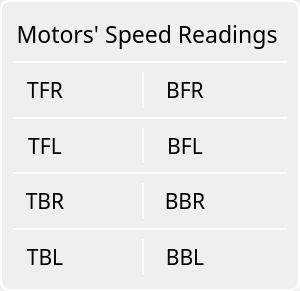
     <widget class="QGroupBox" name="MotorsGroup">
      <property name="geometry">
       <rect>
        <x>20</x>
        <y>74</y>
        <width>300</width>
        <height>291</height>
       </rect>
      </property>
      <property name="styleSheet">
       <string notr="true">border: 2px solid white;
border-radius: 9px;</string>
      </property>
      <layout class="QVBoxLayout" name="verticalLayout_7">
       <item>
        <widget class="QLabel" name="label_7">
         <property name="maximumSize">
          <size>
           <width>16777215</width>
           <height>60</height>
          </size>
         </property>
         <property name="font">
          <font>
           <family>Sitka Text</family>
           <pointsize>17</pointsize>
           <weight>9</weight>
           <italic>false</italic>
           <bold>false</bold>
          </font>
         </property>
         <property name="layoutDirection">
          <enum>Qt::LeftToRight</enum>
         </property>
         <property name="styleSheet">
          <string notr="true">font: 75 17pt &quot;Sitka Text&quot;;



border-top: 0px solid white;
border-left: 0px solid white;
border-right: 0px solid white;
border-bottom: 0px solid white;


</string>
         </property>
         <property name="text">
          <string>Motors' Speed Readings </string>
         </property>
         <property name="alignment">
          <set>Qt::AlignCenter</set>
         </property>
        </widget>
       </item>
       <item>
        <widget class="QLabel" name="label_5">
         <property name="maximumSize">
          <size>
           <width>16777215</width>
           <height>2</height>
          </size>
         </property>
         <property name="text">
          <string/>
         </property>
        </widget>
       </item>
       <item>
        <layout class="QGridLayout" name="TFR_BFR">
         <item row="0" column="2">
          <widget class="QLabel" name="BFRlabel">
           <property name="maximumSize">
            <size>
             <width>16777215</width>
             <height>9999999</height>
            </size>
           </property>
           <property name="font">
            <font>
             <family>Sitka Text</family>
             <pointsize>16</pointsize>
             <weight>9</weight>
             <italic>false</italic>
             <bold>false</bold>
            </font>
           </property>
           <property name="styleSheet">
            <string notr="true">border-top: 0px solid white;
border-left: 0px solid white;
border-right: 0px solid white;
border-bottom: 0px solid white;
margin: 3px;

</string>
           </property>
           <property name="text">
            <string>BFR</string>
           </property>
           <property name="alignment">
            <set>Qt::AlignCenter</set>
           </property>
          </widget>
         </item>
         <item row="0" column="0">
          <widget class="QLabel" name="TFRlabel">
           <property name="font">
            <font>
             <family>Sitka Text</family>
             <pointsize>16</pointsize>
             <weight>9</weight>
             <italic>false</italic>
             <bold>false</bold>
            </font>
           </property>
           <property name="styleSheet">
            <string notr="true">border-top: 0px solid white;
border-left: 0px solid white;
border-right: 0px solid white;
border-bottom: 0px solid white;
margin: 3px;

</string>
           </property>
           <property name="text">
            <string>TFR</string>
           </property>
           <property name="alignment">
            <set>Qt::AlignCenter</set>
           </property>
          </widget>
         </item>
         <item row="0" column="1">
          <widget class="QLabel" name="TFRreading">
           <property name="font">
            <font>
             <family>Sitka Text</family>
             <pointsize>16</pointsize>
             <weight>9</weight>
             <italic>false</italic>
             <bold>false</bold>
            </font>
           </property>
           <property name="styleSheet">
            <string notr="true">border-top: 0px solid white;
border-left: 0px solid white;
border-right: 2px solid white;
border-bottom: 0px solid white;
margin: 3px;
border-radius: 0px;

</string>
           </property>
           <property name="text">
            <string/>
           </property>
           <property name="alignment">
            <set>Qt::AlignCenter</set>
           </property>
          </widget>
         </item>
         <item row="0" column="3">
          <widget class="QLabel" name="BFRreading">
           <property name="font">
            <font>
             <family>Sitka Text</family>
             <pointsize>16</pointsize>
             <weight>9</weight>
             <italic>false</italic>
             <bold>false</bold>
            </font>
           </property>
           <property name="styleSheet">
            <string notr="true">border-top: 0px solid white;
border-left: 0px solid white;
border-right: 0px solid white;
border-bottom: 0px solid white;
margin: 3px;
border-radius: 0px;
</string>
           </property>
           <property name="text">
            <string/>
           </property>
           <property name="alignment">
            <set>Qt::AlignCenter</set>
           </property>
          </widget>
         </item>
        </layout>
       </item>
       <item>
        <widget class="QLabel" name="label_2">
         <property name="maximumSize">
          <size>
           <width>16777215</width>
           <height>2</height>
          </size>
         </property>
         <property name="text">
          <string/>
         </property>
        </widget>
       </item>
       <item>
        <layout class="QGridLayout" name="TFL_BFL">
         <item row="0" column="2">
          <widget class="QLabel" name="BFLlabel">
           <property name="font">
            <font>
             <family>Sitka Text</family>
             <pointsize>16</pointsize>
             <weight>9</weight>
             <italic>false</italic>
             <bold>false</bold>
            </font>
           </property>
           <property name="styleSheet">
            <string notr="true">border-top: 0px solid white;
border-left: 0px solid white;
border-right: 0px solid white;
border-bottom: 0px solid white;
margin: 3px;

</string>
           </property>
           <property name="text">
            <string>BFL</string>
           </property>
           <property name="alignment">
            <set>Qt::AlignCenter</set>
           </property>
          </widget>
         </item>
         <item row="0" column="1">
          <widget class="QLabel" name="TFLreading">
           <property name="font">
            <font>
             <family>Sitka Text</family>
             <pointsize>16</pointsize>
             <weight>9</weight>
             <italic>false</italic>
             <bold>false</bold>
            </font>
           </property>
           <property name="styleSheet">
            <string notr="true">border-top: 0px solid white;
border-left: 0px solid white;
border-right: 2px solid white;
border-bottom: 0px solid white;
margin: 3px;
border-radius: 0px;

</string>
           </property>
           <property name="text">
            <string/>
           </property>
           <property name="alignment">
            <set>Qt::AlignCenter</set>
           </property>
          </widget>
         </item>
         <item row="0" column="3">
          <widget class="QLabel" name="BFLreading">
           <property name="font">
            <font>
             <family>Sitka Text</family>
             <pointsize>16</pointsize>
             <weight>9</weight>
             <italic>false</italic>
             <bold>false</bold>
            </font>
           </property>
           <property name="styleSheet">
            <string notr="true">border-top: 0px solid white;
border-left: 0px solid white;
border-right: 0px solid white;
border-bottom: 0px solid white;
margin: 3px;
</string>
           </property>
           <property name="text">
            <string/>
           </property>
           <property name="alignment">
            <set>Qt::AlignCenter</set>
           </property>
          </widget>
         </item>
         <item row="0" column="0">
          <widget class="QLabel" name="TFLlabel">
           <property name="font">
            <font>
             <family>Sitka Text</family>
             <pointsize>16</pointsize>
             <weight>9</weight>
             <italic>false</italic>
             <bold>false</bold>
            </font>
           </property>
           <property name="styleSheet">
            <string notr="true">border-top: 0px solid white;
border-left: 0px solid white;
border-right: 0px solid white;
border-bottom: 0px solid white;
margin: 3px;

</string>
           </property>
           <property name="text">
            <string>TFL</string>
           </property>
           <property name="alignment">
            <set>Qt::AlignCenter</set>
           </property>
          </widget>
         </item>
        </layout>
       </item>
       <item>
        <widget class="QLabel" name="label_3">
         <property name="maximumSize">
          <size>
           <width>16777215</width>
           <height>2</height>
          </size>
         </property>
         <property name="text">
          <string/>
         </property>
        </widget>
       </item>
       <item>
        <layout class="QGridLayout" name="TBR_BBR">
         <item row="0" column="3">
          <widget class="QLabel" name="BBRreading">
           <property name="font">
            <font>
             <family>Sitka Text</family>
             <pointsize>16</pointsize>
             <weight>9</weight>
             <italic>false</italic>
             <bold>false</bold>
            </font>
           </property>
           <property name="styleSheet">
            <string notr="true">border-top: 0px solid white;
border-left: 0px solid white;
border-right: 0px solid white;
border-bottom: 0px solid white;
margin: 3px;
</string>
           </property>
           <property name="text">
            <string/>
           </property>
           <property name="alignment">
            <set>Qt::AlignCenter</set>
           </property>
          </widget>
         </item>
         <item row="0" column="2">
          <widget class="QLabel" name="BBRlabel">
           <property name="font">
            <font>
             <family>Sitka Text</family>
             <pointsize>16</pointsize>
             <weight>9</weight>
             <italic>false</italic>
             <bold>false</bold>
            </font>
           </property>
           <property name="styleSheet">
            <string notr="true">border-top: 0px solid white;
border-left: 0px solid white;
border-right: 0px solid white;
border-bottom: 0px solid white;
margin: 3px;

</string>
           </property>
           <property name="text">
            <string>BBR</string>
           </property>
           <property name="alignment">
            <set>Qt::AlignCenter</set>
           </property>
          </widget>
         </item>
         <item row="0" column="1">
          <widget class="QLabel" name="TBRreading">
           <property name="font">
            <font>
             <family>Sitka Text</family>
             <pointsize>16</pointsize>
             <weight>9</weight>
             <italic>false</italic>
             <bold>false</bold>
            </font>
           </property>
           <property name="styleSheet">
            <string notr="true">border-top: 0px solid white;
border-left: 0px solid white;
border-right: 2px solid white;
border-bottom: 0px solid white;
margin: 3px;
border-radius:  0px;
</string>
           </property>
           <property name="text">
            <string/>
           </property>
           <property name="alignment">
            <set>Qt::AlignCenter</set>
           </property>
          </widget>
         </item>
         <item row="0" column="0">
          <widget class="QLabel" name="TBRlabel">
           <property name="font">
            <font>
             <family>Sitka Text</family>
             <pointsize>16</pointsize>
             <weight>9</weight>
             <italic>false</italic>
             <bold>false</bold>
            </font>
           </property>
           <property name="styleSheet">
            <string notr="true">border-top: 0px solid white;
border-left: 0px solid white;
border-right: 0px solid white;
border-bottom: 0px solid white;
margin: 3px;

</string>
           </property>
           <property name="text">
            <string>TBR</string>
           </property>
           <property name="alignment">
            <set>Qt::AlignCenter</set>
           </property>
          </widget>
         </item>
        </layout>
       </item>
       <item>
        <widget class="QLabel" name="label_4">
         <property name="maximumSize">
          <size>
           <width>16777215</width>
           <height>2</height>
          </size>
         </property>
         <property name="text">
          <string/>
         </property>
        </widget>
       </item>
       <item>
        <layout class="QGridLayout" name="TBL_BBL">
         <item row="5" column="2">
          <widget class="QLabel" name="BBLlabel">
           <property name="font">
            <font>
             <family>Sitka Text</family>
             <pointsize>16</pointsize>
             <weight>9</weight>
             <italic>false</italic>
             <bold>false</bold>
            </font>
           </property>
           <property name="styleSheet">
            <string notr="true">border-top: 0px solid white;
border-left: 0px solid white;
border-right: 0px solid white;
border-bottom: 0px solid white;
margin: 3px;


</string>
           </property>
           <property name="text">
            <string>BBL</string>
           </property>
           <property name="alignment">
            <set>Qt::AlignCenter</set>
           </property>
          </widget>
         </item>
         <item row="5" column="0">
          <widget class="QLabel" name="TBLlabel_4">
           <property name="font">
            <font>
             <family>Sitka Text</family>
             <pointsize>16</pointsize>
             <weight>9</weight>
             <italic>false</italic>
             <bold>false</bold>
            </font>
           </property>
           <property name="styleSheet">
            <string notr="true">border-top: 0px solid white;
border-left: 0px solid white;
border-right: 0px solid white;
border-bottom: 0px solid white;
margin: 3px;

</string>
           </property>
           <property name="text">
            <string>TBL</string>
           </property>
           <property name="alignment">
            <set>Qt::AlignCenter</set>
           </property>
          </widget>
         </item>
         <item row="5" column="3">
          <widget class="QLabel" name="BBLreading">
           <property name="font">
            <font>
             <family>Sitka Text</family>
             <pointsize>16</pointsize>
             <weight>9</weight>
             <italic>false</italic>
             <bold>false</bold>
            </font>
           </property>
           <property name="styleSheet">
            <string notr="true">border-top: 0px solid white;
border-left: 0px solid white;
border-right: 0px solid white;
border-bottom: 0px solid white;
margin: 3px;
</string>
           </property>
           <property name="text">
            <string/>
           </property>
           <property name="alignment">
            <set>Qt::AlignCenter</set>
           </property>
          </widget>
         </item>
         <item row="5" column="1">
          <widget class="QLabel" name="TBLreading">
           <property name="font">
            <font>
             <family>Sitka Text</family>
             <pointsize>16</pointsize>
             <weight>9</weight>
             <italic>false</italic>
             <bold>false</bold>
            </font>
           </property>
           <property name="styleSheet">
            <string notr="true">border-top: 0px solid white;
border-left: 0px solid white;
border-right: 2px solid white;
border-bottom: 0px solid white;
margin: 3px;
border-radius: 0px;

</string>
           </property>
           <property name="text">
            <string/>
           </property>
           <property name="alignment">
            <set>Qt::AlignCenter</set>
           </property>
          </widget>
         </item>
        </layout>
       </item>
      </layout>
     </widget>
